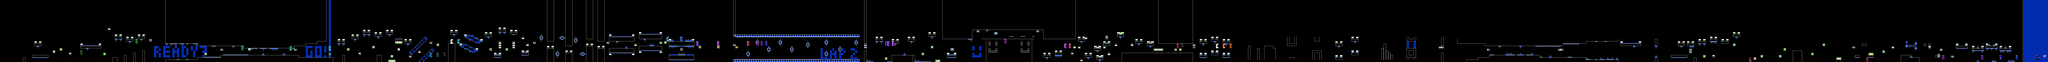

Tiled map render using the project's own tile images. Description and the map definition, with tile-layer contents summarised, below:
An orthogonal 891x27 tile map with 16x16 px tiles, 2 tile layers (SP, ...), 2 hidden layers not drawn, 2 tilesets.

<map version="1.10" tiledversion="1.11.2" orientation="orthogonal" renderorder="right-down" width="891" height="27" tilewidth="16" tileheight="16" infinite="0" nextlayerid="5" nextobjectid="1">
 <editorsettings>
  <chunksize width="16" height="27" />
  <export format="csv" />
 </editorsettings>
 <tileset firstgid="1" name="famidash" tilewidth="16" tileheight="16" tilecount="256" columns="16">
  <image source="../../../GRAPHICS/famidash.bmp" width="256" height="256" />
 </tileset>
 <tileset firstgid="257" name="sprites" tilewidth="16" tileheight="16" tilecount="256" columns="16">
  <image source="../../../GRAPHICS/sprites.png" width="256" height="256" />
 </tileset>
 <imagelayer id="3" name="Image Layer 1" visible="0" parallaxx="0.9" parallaxy="0.9" repeatx="1" repeaty="1">
  <image source="../../../GRAPHICS/Old/parallax Blue.bmp" width="144" height="72" />
 </imagelayer>
 <imagelayer id="4" name="Image Layer 2" visible="0" offsetx="0" offsety="432" repeatx="1">
  <image source="../../../GRAPHICS/ground.bmp" width="64" height="128" />
 </imagelayer>
 <layer id="1" width="891" height="27">
  <data>[24057 cells, 11019 non-empty, 78 distinct tile ids]</data>
 </layer>
 <layer id="2" name="SP" width="891" height="27">
  <data>[24057 cells, 308 non-empty, 81 distinct tile ids]</data>
 </layer>
</map>
